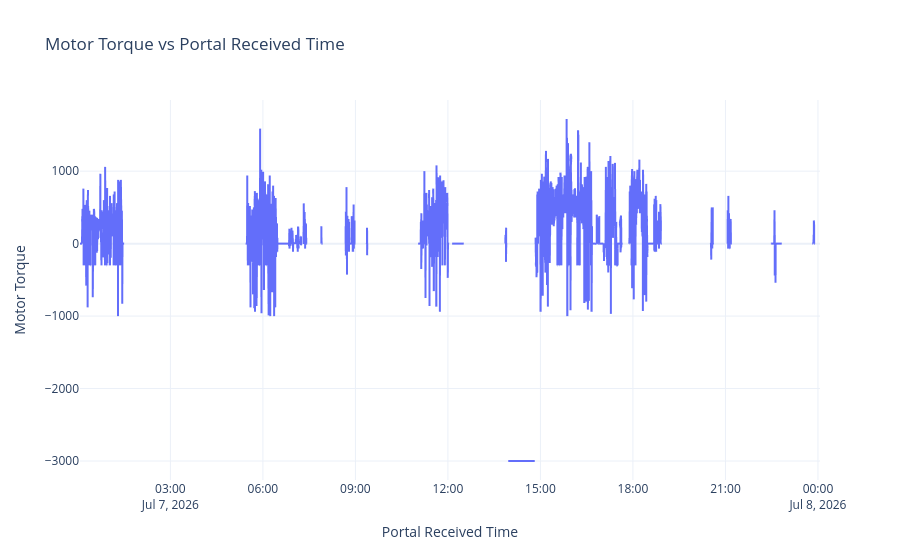
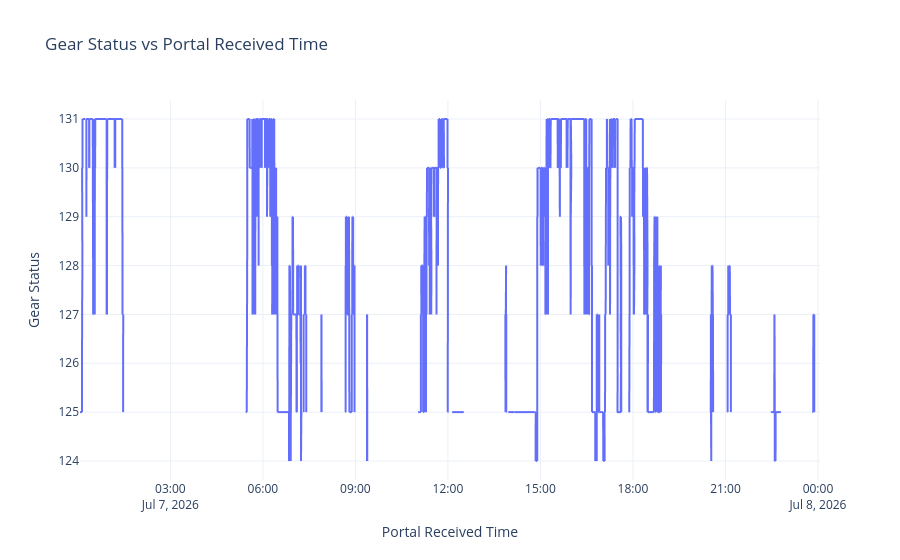
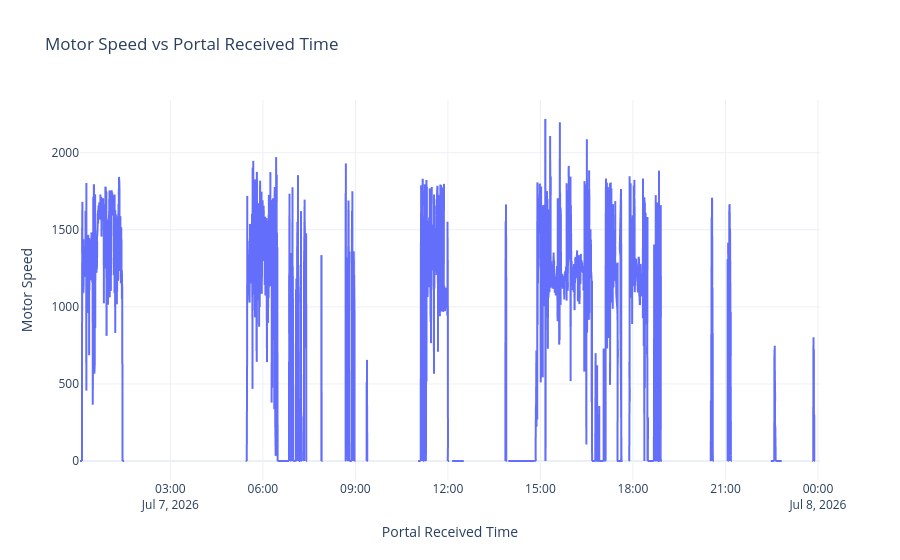
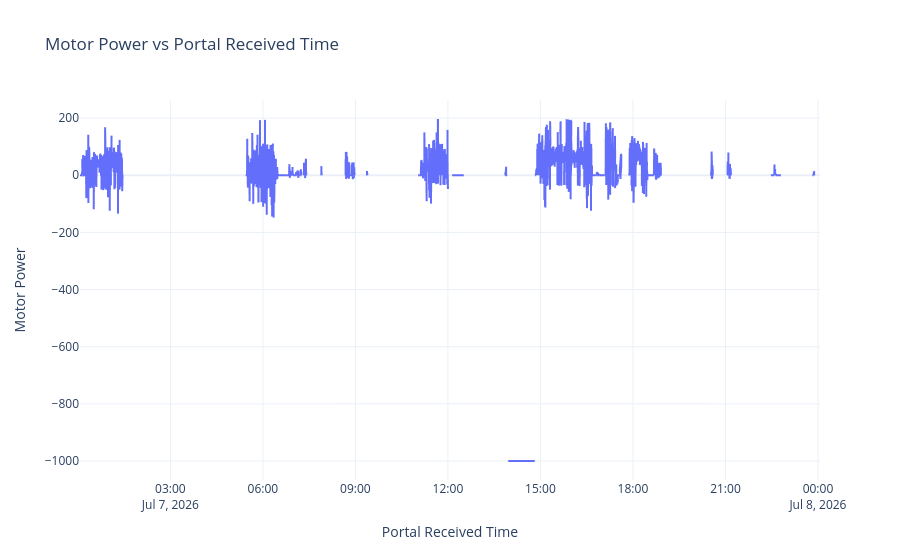

The cell these charts' notebook holds for them, in order:
### Code cell
import pandas as pd
import plotly.express as px

# --------------------------------------------------
# Load Excel File
# --------------------------------------------------
file_path = r"vehicle-data-report (4).xlsx"      # Change file name here

df = pd.read_excel(file_path)

# --------------------------------------------------
# Automatically detect Time column
# --------------------------------------------------
time_candidates = [c for c in df.columns if "time" in c.lower()]

if len(time_candidates) == 0:
    raise Exception("No Time column found!")

time_col = time_candidates[0]

print("\nTime column detected:")
print(time_col)

# --------------------------------------------------
# Get all Y-axis signals
# --------------------------------------------------
signals = [c for c in df.columns if c != time_col]

while True:

    print("\nAvailable Signals")
    print("-"*40)

    for i, sig in enumerate(signals, start=1):
        print(f"{i}. {sig}")

    print("0. Exit")

    try:
        choice = int(input("\nChoose Signal Number : "))

        if choice == 0:
            break

        if choice < 1 or choice > len(signals):
            print("Invalid Selection")
            continue

        y_col = signals[choice-1]

        fig = px.line(
            df,
            x=time_col,
            y=y_col,
            title=f"{y_col} vs {time_col}",
            markers=False
        )

        fig.update_layout(
            xaxis_title=time_col,
            yaxis_title=y_col,
            hovermode="x unified",
            template="plotly_white"
        )

        fig.show()

    except Exception as e:
        print(e)

### Figure 1 — Plotly figure (JSON) as saved in the notebook; plotly's stock layout.template omitted (floating-point values rounded to 4 significant figures; data arrays with more than 128 entries replaced by an {"elided": "..."} marker saying what was removed)
{"data": [{"hovertemplate": "Portal Received Time=%{x}<br>Motor Torque=%{y}<extra></extra>", "legendgroup": "", "line": {"color": "#636efa", "dash": "solid"}, "marker": {"symbol": "circle"}, "mode": "lines", "name": "", "showlegend": false, "type": "scattergl", "x": {"elided": "8633 str values"}, "xaxis": "x", "y": {"elided": "8633 mixed values"}, "yaxis": "y"}], "layout": {"hovermode": "x unified", "legend": {"tracegroupgap": 0}, "title": {"text": "Motor Torque vs Portal Received Time"}, "xaxis": {"anchor": "y", "domain": [0, 1], "title": {"text": "Portal Received Time"}}, "yaxis": {"anchor": "x", "domain": [0, 1], "title": {"text": "Motor Torque"}}}}

### Figure 2 — Plotly figure (JSON) as saved in the notebook; plotly's stock layout.template omitted (floating-point values rounded to 4 significant figures; data arrays with more than 128 entries replaced by an {"elided": "..."} marker saying what was removed)
{"data": [{"hovertemplate": "Portal Received Time=%{x}<br>Gear Status=%{y}<extra></extra>", "legendgroup": "", "line": {"color": "#636efa", "dash": "solid"}, "marker": {"symbol": "circle"}, "mode": "lines", "name": "", "showlegend": false, "type": "scattergl", "x": {"elided": "8633 str values"}, "xaxis": "x", "y": {"elided": "8633 mixed values"}, "yaxis": "y"}], "layout": {"hovermode": "x unified", "legend": {"tracegroupgap": 0}, "title": {"text": "Gear Status vs Portal Received Time"}, "xaxis": {"anchor": "y", "domain": [0, 1], "title": {"text": "Portal Received Time"}}, "yaxis": {"anchor": "x", "domain": [0, 1], "title": {"text": "Gear Status"}}}}

### Figure 3 — Plotly figure (JSON) as saved in the notebook; plotly's stock layout.template omitted (floating-point values rounded to 4 significant figures; data arrays with more than 128 entries replaced by an {"elided": "..."} marker saying what was removed)
{"data": [{"hovertemplate": "Portal Received Time=%{x}<br>Motor Speed=%{y}<extra></extra>", "legendgroup": "", "line": {"color": "#636efa", "dash": "solid"}, "marker": {"symbol": "circle"}, "mode": "lines", "name": "", "showlegend": false, "type": "scattergl", "x": {"elided": "8633 str values"}, "xaxis": "x", "y": {"elided": "8633 mixed values"}, "yaxis": "y"}], "layout": {"hovermode": "x unified", "legend": {"tracegroupgap": 0}, "title": {"text": "Motor Speed vs Portal Received Time"}, "xaxis": {"anchor": "y", "domain": [0, 1], "title": {"text": "Portal Received Time"}}, "yaxis": {"anchor": "x", "domain": [0, 1], "title": {"text": "Motor Speed"}}}}

### Figure 4 — Plotly figure (JSON) as saved in the notebook; plotly's stock layout.template omitted (floating-point values rounded to 4 significant figures; data arrays with more than 128 entries replaced by an {"elided": "..."} marker saying what was removed)
{"data": [{"hovertemplate": "Portal Received Time=%{x}<br>Motor Power=%{y}<extra></extra>", "legendgroup": "", "line": {"color": "#636efa", "dash": "solid"}, "marker": {"symbol": "circle"}, "mode": "lines", "name": "", "showlegend": false, "type": "scattergl", "x": {"elided": "8633 str values"}, "xaxis": "x", "y": {"elided": "8633 mixed values"}, "yaxis": "y"}], "layout": {"hovermode": "x unified", "legend": {"tracegroupgap": 0}, "title": {"text": "Motor Power vs Portal Received Time"}, "xaxis": {"anchor": "y", "domain": [0, 1], "title": {"text": "Portal Received Time"}}, "yaxis": {"anchor": "x", "domain": [0, 1], "title": {"text": "Motor Power"}}}}
